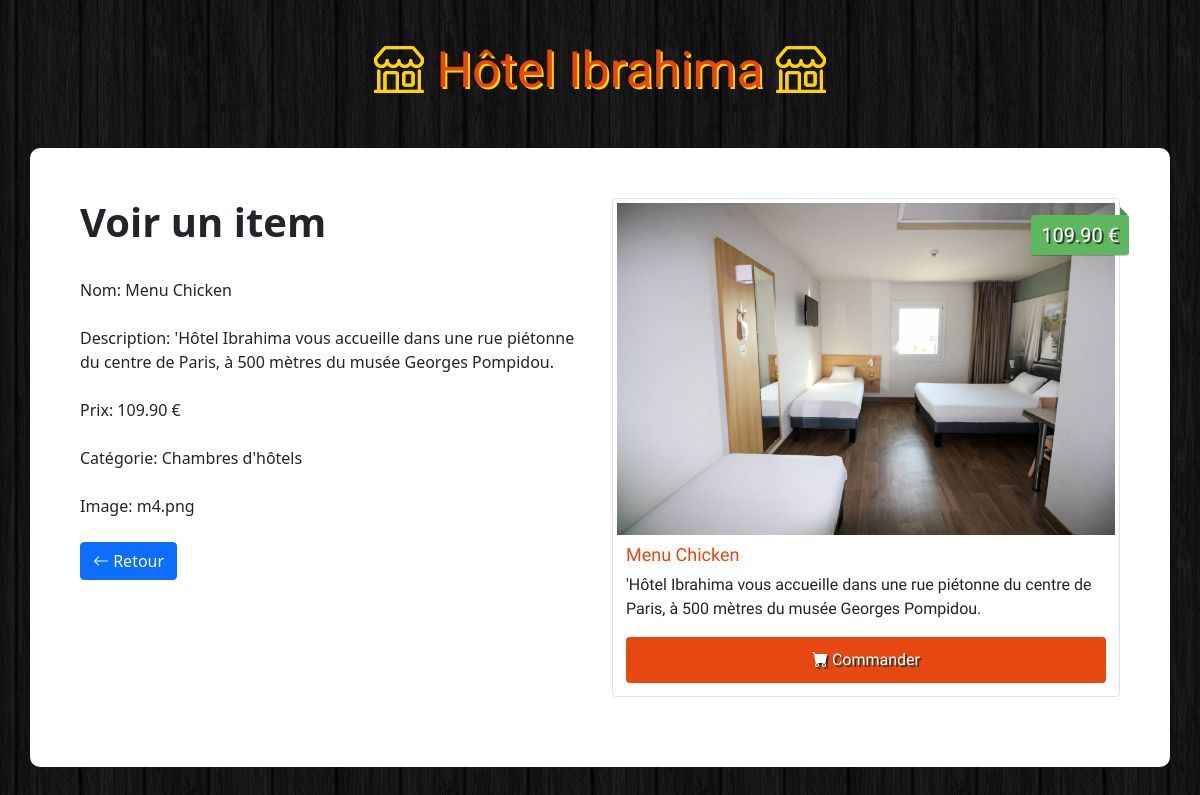
/admin/view.php?id=4, run on the app's committed database.
### tables this page shows
CREATE TABLE `items` (
  `id` int(11) NOT NULL,
  `name` varchar(100) NOT NULL,
  `description` varchar(255) NOT NULL,
  `price` float NOT NULL,
  `image` varchar(255) NOT NULL,
  `category` int(11) NOT NULL
);

CREATE TABLE `categories` (
  `id` int(11) NOT NULL,
  `name` varchar(100) NOT NULL
);

### html/admin/view.php (the view, shortened to what this page needs)
<?php
    if(!empty($_GET['id'])) {
        $id = checkInput($_GET['id']);
    }
    $db = Database::connect();
    $statement = $db->prepare("SELECT items.id, items.name, items.description, items.price, items.image, categories.name AS category FROM items LEFT JOIN categories ON items.category = categories.id WHERE items.id = ?");
    $statement->execute(array($id));
    $item = $statement->fetch();
    function checkInput($data) {
      $data = trim($data);
      $data = stripslashes($data);
      $data = htmlspecialchars($data);
      return $data;
    }
?>
<!DOCTYPE html>
<html>
    <head>
      <link href="https://cdn.jsdelivr.net/npm/bootstrap@5.1.1/dist/css/bootstrap.min.css" rel="stylesheet">
      <link rel="stylesheet" href="https://cdn.jsdelivr.net/npm/bootstrap-icons@1.5.0/font/bootstrap-icons.css">
      <link rel="stylesheet" href="../css/styles.css">
    </head>
    <body>
      <h1 class="text-logo"><span class="bi-shop"></span> Hôtel Ibrahima <span class="bi-shop"></span></h1>
      <div class="container admin">
        <div class="row">
          <div class="col-md-6">
            <h1><strong>Voir un item</strong></h1>
            <br>
            <form>
              <div>
                <label>Nom:</label><?php echo '  '.$item['name'];?>
              </div>
              <br>
              <div>
                <label>Description:</label><?php echo '  '.$item['description'];?>
              </div>
              <br>
              <div>
                <label>Prix:</label><?php echo '  '.number_format((float)$item['price'], 2, '.', ''). ' €';?>
              </div>
              <br>
              <div>
                <label>Catégorie:</label><?php echo '  '.$item['category'];?>
              </div>
              <br>
              <div>
                <label>Image:</label><?php echo '  '.$item['image'];?>
              </div>
            </form>
            <br>
            <div class="form-actions">
              <a class="btn btn-primary" href="index.php"><span class="bi-arrow-left"></span> Retour</a>
            </div>
          </div>
          <div class="col-md-6 site">
            <div class="img-thumbnail">
              <img src="<?php echo '../images/'.$item['image'];?>" alt="...">
              <div class="price"><?php echo number_format((float)$item['price'], 2, '.', ''). ' €';?></div>
              <div class="caption">
                <h4><?php echo $item['name'];?></h4>
                <p><?php echo $item['description'];?></p>
                <a href="#" class="btn btn-order" role="button"><span class="bi-cart-fill"></span> Commander</a>
              </div>
            </div>
          </div>
        </div>
      </div>
    </body>
</html>

### html/css/styles.css (style rules this page uses)
body { background: url(../images/bg.png); }
.site { font-family: 'Holtwood One SC', sans-serif; }
.text-logo { font-family: 'Holtwood One SC', sans-serif; color: #e7480f; text-shadow: 2px 2px #ffd301; font-size: 50px; padding: 40px 0px; text-align: center; }
.text-logo span { color: #ffd301; text-shadow: 0px 0px #ffd301; }
.img-thumbnail { position: relative; margin-bottom: 20px; }
.img-thumbnail img { background: #ffd301; width: 100%; }
.img-thumbnail .price { background: #5cb85c; box-shadow: 0 1px rgba(0,0,0,0.2); -moz-box-shadow: 0 1px rgba(0,0,0,0.2); -webkit-box-shadow: 0 1px rgba(0,0,0,0.2); color: #fff; text-shadow: 2px 2px #333; position: absolute; right: -10px; top: 16px; padding: 5px 10px; font-size: 20px; border-radius: 3px; }
.img-thumbnail .price:before { border: 4px solid transparent; border-bottom: 4px solid #4a934a; border-left: 4px solid #4a934a; content: ""; position: absolute; right: 1px; top: -8px; }
.img-thumbnail .caption { padding: 9px; }
.img-thumbnail .caption h4 { color: #e7480f; font-size: 18px; }
.img-thumbnail .btn-order { width: 100%; padding: 10px; font-size: 16px; color: #fff; background-color: #e7480f; text-shadow: 2px 2px #333; }
.admin { background: #fff; padding: 50px; border-radius: 10px; }

### data on the page
items: name "Menu Chicken", description "'Hôtel Ibrahima vous accueille dans une rue piétonne du centre de Paris, à 500 mètres du musée Georges Pompidou.", price "109.90", category.name "Chambres d'hôtels", image "m4.png", image (picture)
